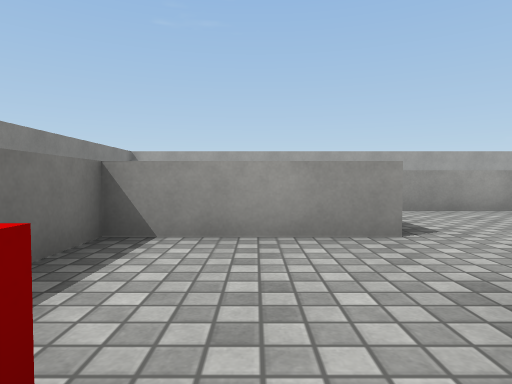
view 1 (above)

20 first-person views from a walk through a Unity game level. The camera is 0.58 m above the floor, tilts 2° down and sees 75° across. The floor is counted in squares, 1 m on a side. Each view is taken from the middle of a square. On the plan, view 1 faces up. The plan holds only what a view shows up to about 9 squares ahead; the rest is blank. The place goes on beyond the plan. The player is left out. Surface patterns are stand-ins for the level's own textures.

view 2
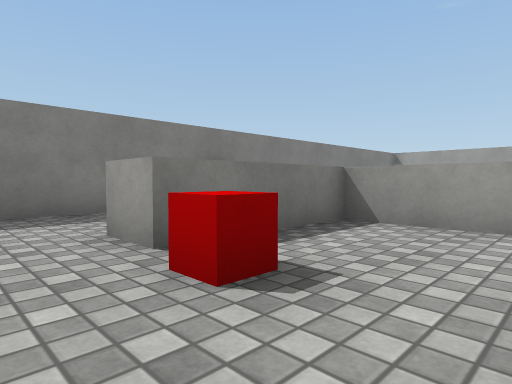

view 3
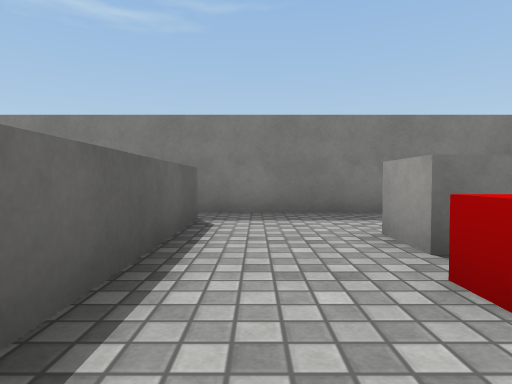

view 4
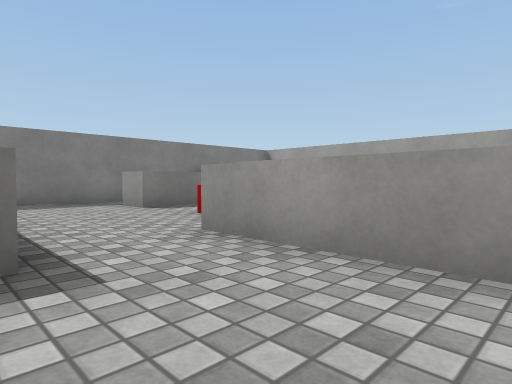

view 5
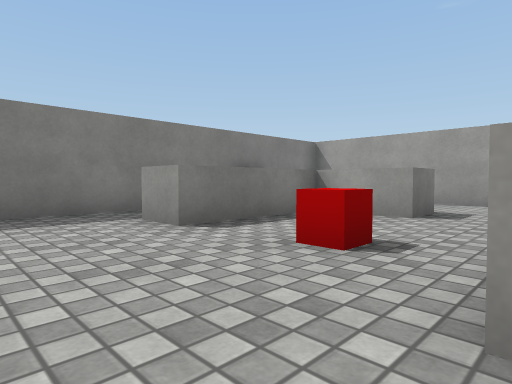

view 6
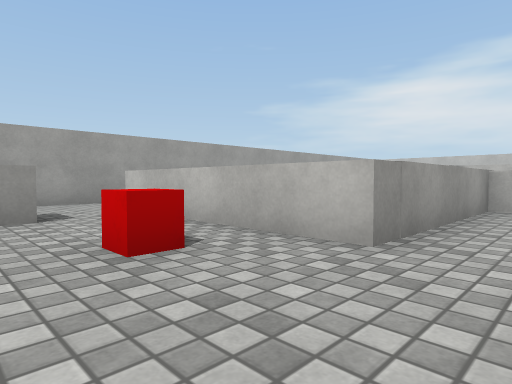

view 7
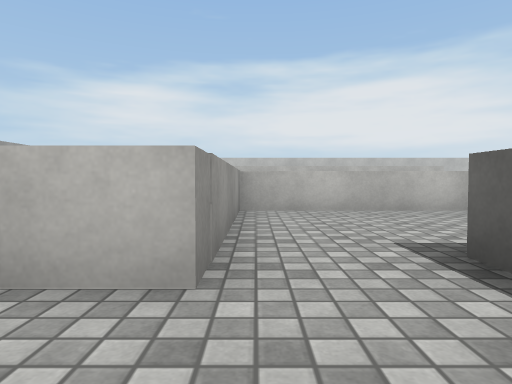

view 8
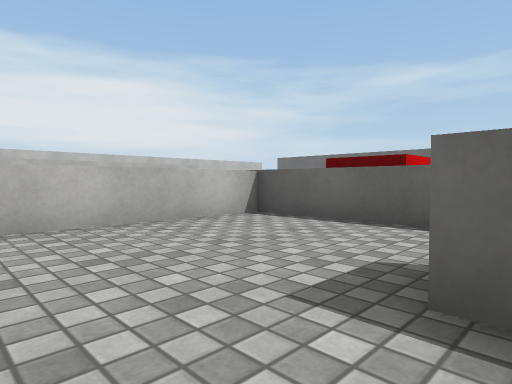

view 9
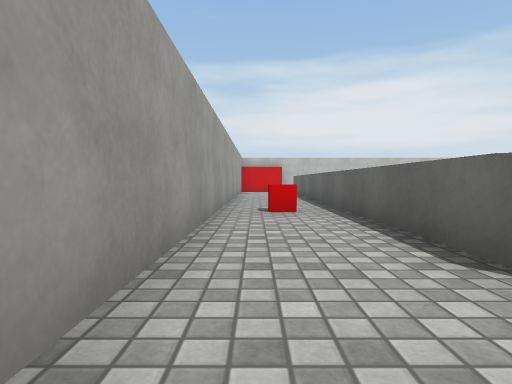

view 10
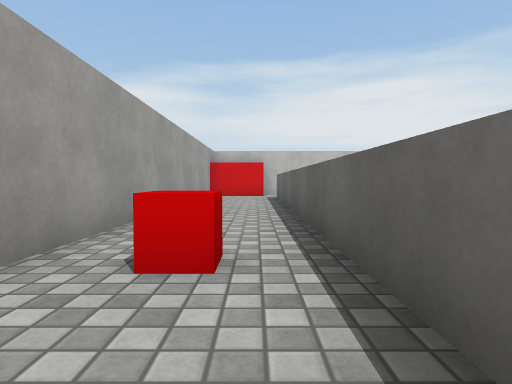

view 11
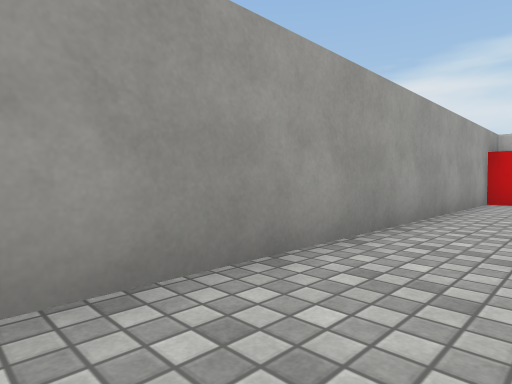

view 12
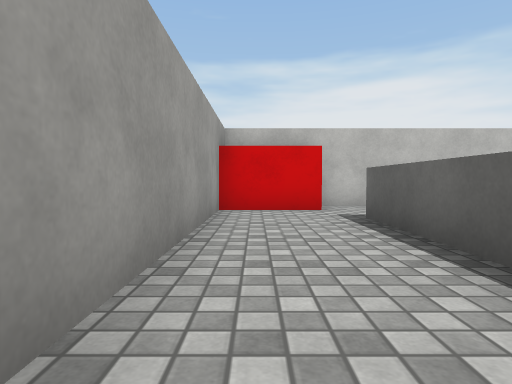

view 13
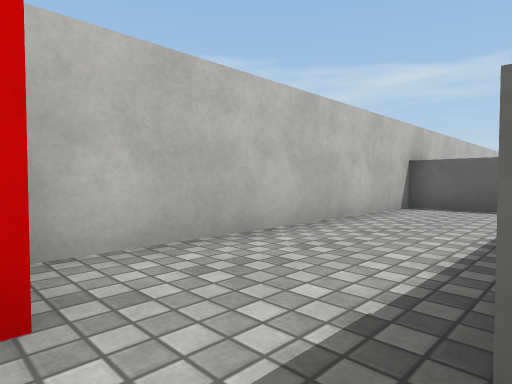

view 14
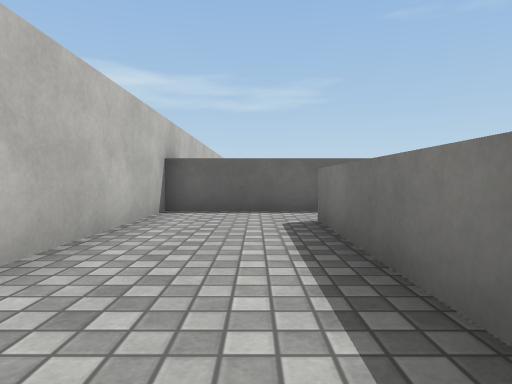

view 15
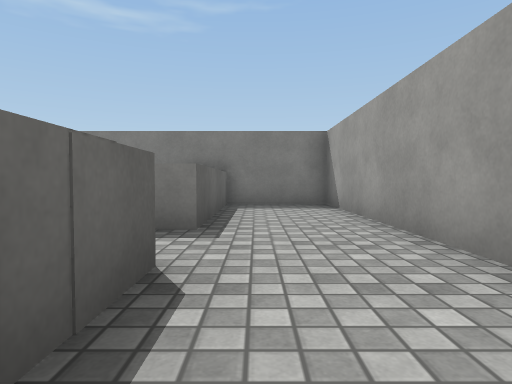

view 16
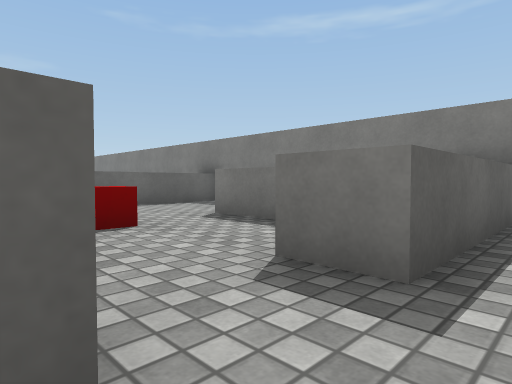

view 17
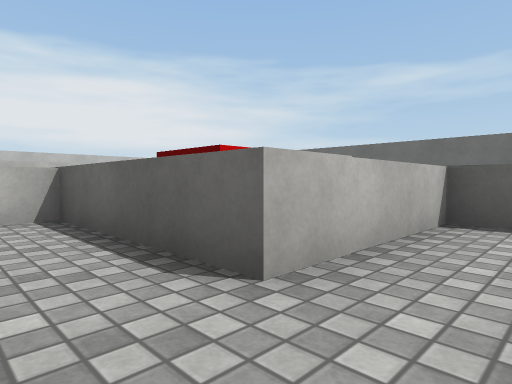

view 18
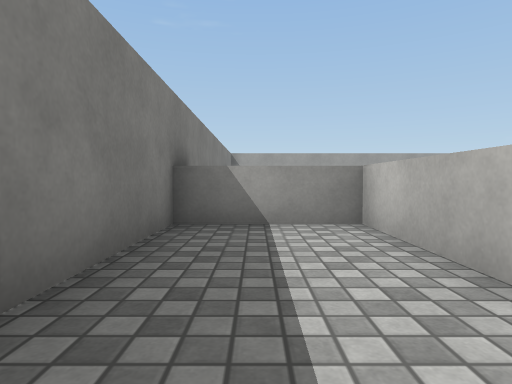

view 19
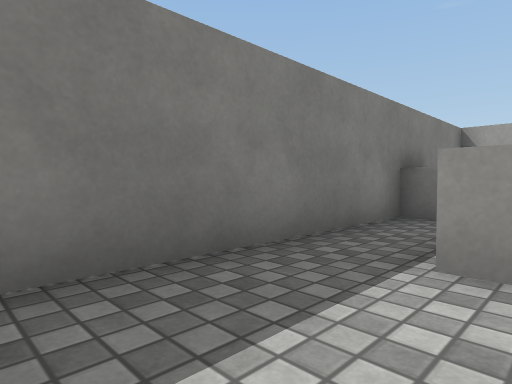

view 20
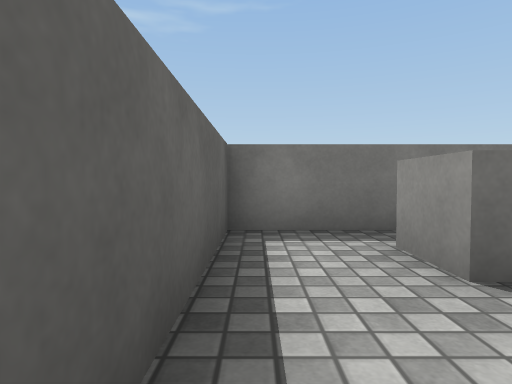

### Floor plan
Key: @ floor where view 1 was taken; # wall or solid block; . floor; ^ raised ledge; O other object.
Columns run from 5 left of view 1 to 17 right of it. Each row starts with its distance up from view 1.
 14 ######################
 13 #.........O..........OO
 12 #....................OO
 11 #OOOO.##############..#
 10 #.O...#            ^..#
  9 #.O...#            ^..#
  8 #.O.O.#            ^..#
  7 #.....######     #^^..#
  6 #..........#     #....#
  5 #..........#     #....#
  4 ###OOOO....#     ######
  3 #..O.......#
  2 #..O.......#
  1 #..O...#####
  0 #..OO@.OOOO
 -1 #......OO
 -2 #######

Positions as (right, up) in squares from view 1, and headings:
1: (0, 0), facing up
2: (1, -1), facing up-left
3: (1, -1), facing left
4: (4, 4), facing up-left
5: (1, 5), facing up-left
6: (-2, 5), facing up-right
7: (-1, 6), facing right
8: (1, 6), facing down-right
9: (-1, 13), facing right
10: (3, 12), facing right
11: (6, 12), facing up-right
12: (9, 13), facing right
13: (14, 12), facing down-right
14: (15, 11), facing down
15: (3, 12), facing left
16: (1, 12), facing down-left
17: (0, 3), facing down-right
18: (-4, -1), facing up
19: (-3, 5), facing up-left
20: (16, 5), facing left
